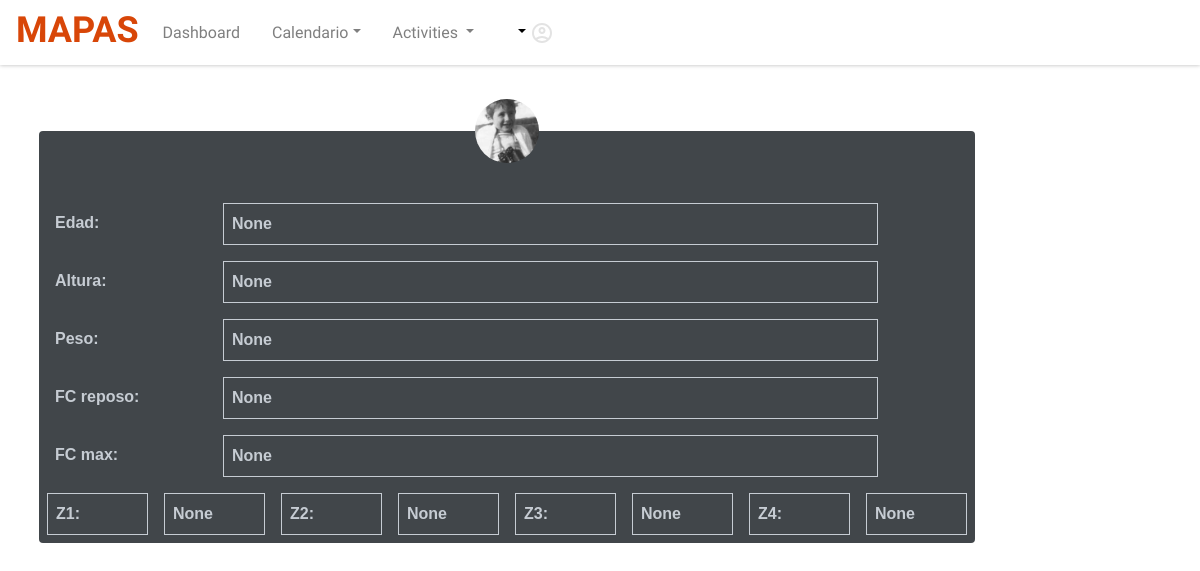
/profile_fisico/1 (signed in), run on the app's committed database.
### mapas/models.py (models this page shows)
class User(AbstractUser):
    edad = models.IntegerField(default=None, blank=True, null=True)
    altura = models.FloatField(max_length=20, default=None, blank=True, null=True)
    peso = models.FloatField(max_length=20, default=None, blank=True, null=True)
    fc_reposo = models.FloatField(max_length=20, default=None, blank=True, null=True)
    fc_max = models.FloatField(max_length=20, default=None, blank=True, null=True)
    card_z1 = models.FloatField(max_length=20, default=None, blank=True, null=True)
    card_z2 = models.FloatField(max_length=20, default=None, blank=True, null=True)
    card_z3 = models.FloatField(max_length=20, default=None, blank=True, null=True)
    card_z4 = models.FloatField(max_length=20, default=None, blank=True, null=True)
    pass

### mapas/views.py (the view)
# urls.py: path("profile_fisico/<int:user_id>", views.profile_fisico, name="profile_fisico"),
@login_required
def profile_fisico(request, user_id):
    user = User.objects.get(pk=user_id)
    return render(request, "mapas/profile_fisico.html", {
        "user": user
    })

### mapas/templates/mapas/profile_fisico.html
{% extends 'mapas/layout.html' %}
{% load static %}
{% block body %}
<div class="container-fluid">
    <div class="card profile-card m-3">
        <div class="user-profile">
            <img alt="" src="{% static '/icons/profile_img.jpg' %}" class="mini_img"/>
        </div>
        <div class="card-profile-data">
            <div class="title p-2">
                Edad:
            </div >
            <div class="content p-2">
                {{ user.edad }}
            </div>
        </div>
        <div class="card-profile-data">
            <div class="title p-2">
                Altura:
            </div >
            <div class="content p-2">
                 {{ user.altura }}
            </div>
        </div>
        <div class="card-profile-data">
            <div class="title p-2">
                Peso:
            </div >
            <div class="content p-2">
                 {{ user.peso }}
            </div>
        </div>
        <div class="card-profile-data">
            <div class="title p-2">
                FC reposo:
            </div >
            <div class="content p-2">
                 {{ user.fc_reposo }}
            </div>
        </div>
        <div class="card-profile-data">
            <div class="title p-2">
                FC max:
            </div >
            <div class="content p-2">
                 {{ user.fc_max }}
            </div>
        </div>
        <div class="card-profile-data">
            <div class="content p-2">
                 Z1:
            </div>
            <div class="content p-2">
                 {{ user.card_z1 }}
            </div>
            <div class="content p-2">
                 Z2:
            </div>
            <div class="content p-2">
                 {{ user.card_z2 }}
            </div>
            <div class="content p-2">
                 Z3:
            </div>
            <div class="content p-2">
                 {{ user.card_z3 }}
            </div>
            <div class="content p-2">
                 Z4:
            </div>
            <div class="content p-2">
                 {{ user.card_z4 }}
            </div>
        </div>
    </div>
</div>
{% endblock %}

### mapas/static/mapas/styles.css (style rules this page uses)
body { position: relative; top: 75px; left: 8px; font-family: system-ui, -apple-system, BlinkMacSystemFont, 'Segoe UI', Roboto, Oxygen, Ubuntu, Cantarell, 'Open Sans', 'Helvetica Neue', sans-serif; }
.user-profile { display: flex; justify-content: center; }
.user-profile>img { position: relative; top: -32px; height: 64px; border-radius: 50px; }
.ubuntu-regular { font-family: "Ubuntu", sans-serif; font-weight: 400; font-style: normal; }
.card { border:none; }
.profile-card { position: relative; top: 40px; width: 80%; height: 100%; background-color: #41464a; color:#c6ccd3; }
.card-profile-data { display: flex; flex-direction: row; font-family:'Gill Sans', 'Gill Sans MT', Calibri, 'Trebuchet MS', sans-serif; font-weight: 700; }
.card-profile-data .title { width: 10rem; margin: 8px; }
.card-profile-data .content { border: 1px solid #c6ccd3; width: 70%; margin: 8px; }

### data on the page
User: edad "None", altura "None", peso "None", fc_reposo "None", fc_max "None", card_z1 "None", card_z2 "None", card_z3 "None", card_z4 "None"
